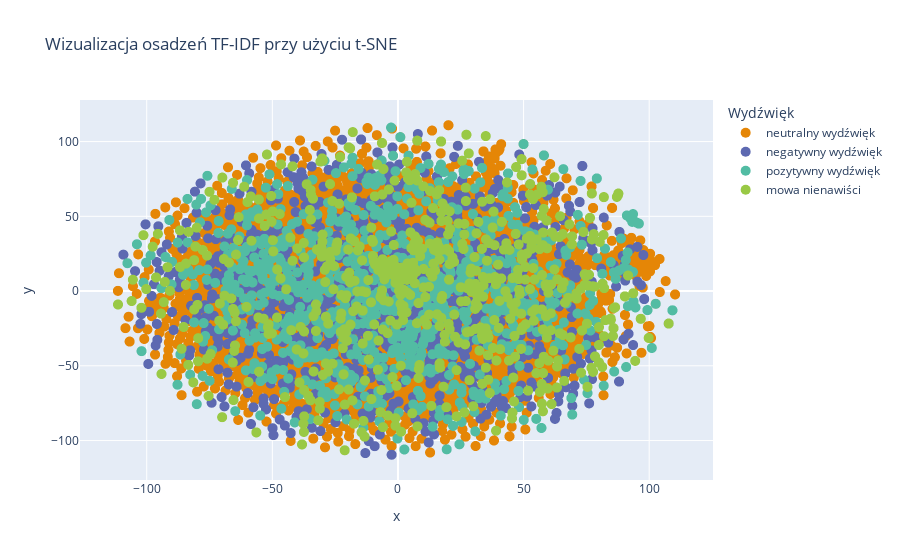

Notebook cell for this chart:
### Code cell
tsne = TSNE(n_components=2, random_state=42)
tsne_results = tsne.fit_transform(tfidf_embeddings)

tsne_df = pd.DataFrame(tsne_results, columns=['x', 'y'])
tsne_df['label'] = data['label']

fig = px.scatter(tsne_df, x='x', y='y', color='label', 
                 title='Wizualizacja osadzeń TF-IDF przy użyciu t-SNE',
                 labels={'label': 'Wydźwięk'},
                 hover_name=tsne_df['label'],
                 color_discrete_sequence=px.colors.qualitative.Vivid)

fig.update_traces(marker=dict(size=10),
                  selector=dict(mode='markers'))

fig.show()

### Figure 1 — Plotly figure (JSON) as saved in the notebook; plotly's stock layout.template omitted (floating-point values rounded to 4 significant figures; data arrays with more than 128 entries replaced by an {"elided": "..."} marker saying what was removed)
{"data": [{"hovertemplate": "<b>%{hovertext}</b><br><br>Wydźwięk=neutralny wydźwięk<br>x=%{x}<br>y=%{y}<extra></extra>", "hovertext": {"elided": "2022 str values"}, "legendgroup": "neutralny wydźwięk", "marker": {"color": "rgb(229, 134, 6)", "size": 10, "symbol": "circle"}, "mode": "markers", "name": "neutralny wydźwięk", "showlegend": true, "type": "scattergl", "x": {"elided": "2022 float values"}, "xaxis": "x", "y": {"elided": "2022 float values"}, "yaxis": "y"}, {"hovertemplate": "<b>%{hovertext}</b><br><br>Wydźwięk=negatywny wydźwięk<br>x=%{x}<br>y=%{y}<extra></extra>", "hovertext": {"elided": "920 str values"}, "legendgroup": "negatywny wydźwięk", "marker": {"color": "rgb(93, 105, 177)", "size": 10, "symbol": "circle"}, "mode": "markers", "name": "negatywny wydźwięk", "showlegend": true, "type": "scattergl", "x": {"elided": "920 float values"}, "xaxis": "x", "y": {"elided": "920 float values"}, "yaxis": "y"}, {"hovertemplate": "<b>%{hovertext}</b><br><br>Wydźwięk=pozytywny wydźwięk<br>x=%{x}<br>y=%{y}<extra></extra>", "hovertext": {"elided": "870 str values"}, "legendgroup": "pozytywny wydźwięk", "marker": {"color": "rgb(82, 188, 163)", "size": 10, "symbol": "circle"}, "mode": "markers", "name": "pozytywny wydźwięk", "showlegend": true, "type": "scattergl", "x": {"elided": "870 float values"}, "xaxis": "x", "y": {"elided": "870 float values"}, "yaxis": "y"}, {"hovertemplate": "<b>%{hovertext}</b><br><br>Wydźwięk=mowa nienawiści<br>x=%{x}<br>y=%{y}<extra></extra>", "hovertext": {"elided": "629 str values"}, "legendgroup": "mowa nienawiści", "marker": {"color": "rgb(153, 201, 69)", "size": 10, "symbol": "circle"}, "mode": "markers", "name": "mowa nienawiści", "showlegend": true, "type": "scattergl", "x": {"elided": "629 float values"}, "xaxis": "x", "y": {"elided": "629 float values"}, "yaxis": "y"}], "layout": {"legend": {"title": {"text": "Wydźwięk"}, "tracegroupgap": 0}, "title": {"text": "Wizualizacja osadzeń TF-IDF przy użyciu t-SNE"}, "xaxis": {"anchor": "y", "domain": [0, 1], "title": {"text": "x"}}, "yaxis": {"anchor": "x", "domain": [0, 1], "title": {"text": "y"}}}}
